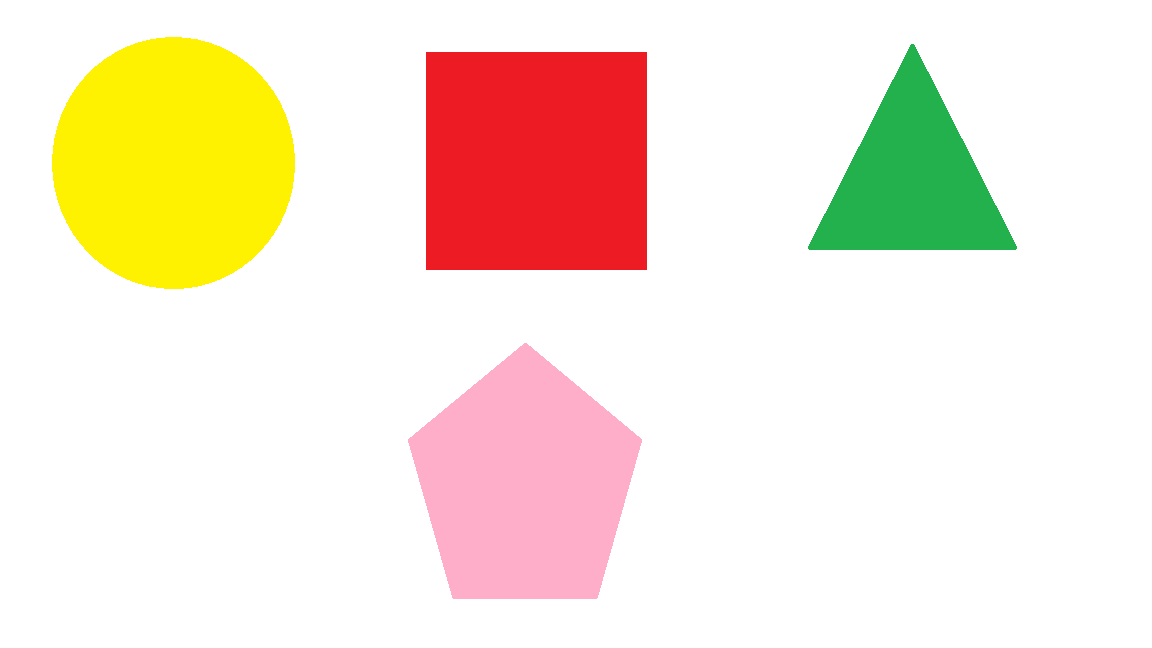
#> input picture InternshipProject/Image/AMAS/allshapecolor.png, 1152 x 648 px
$ python filter_color.py
#> lines starting #> are read from the running program, lines starting #| are printed output that depends on the picture; after the words box and inside, x2 and y2 are one past the last pixel; in counts of white or black regions, pixels touching at a corner belong together
import cv2
import numpy as np
def filter_colors(image):
	white_threshold = 110#130
	lower_white = np.array([white_threshold, white_threshold, white_threshold])
	upper_white = np.array([255, 255, 255])
	white_mask = cv2.inRange(image, lower_white, upper_white)
	white_image = cv2.bitwise_and(image, image, mask=white_mask)
	return white_image
def nothing(x):
    pass

img = cv2.imread("allshapecolor.png")
#> img is the input picture: shape (648, 1152, 3); mean B, G, R 216.1, 232.7, 247.3
# img = cv2.imread("test.jpeg")

img_canny =cv2.Canny(img,100,200)
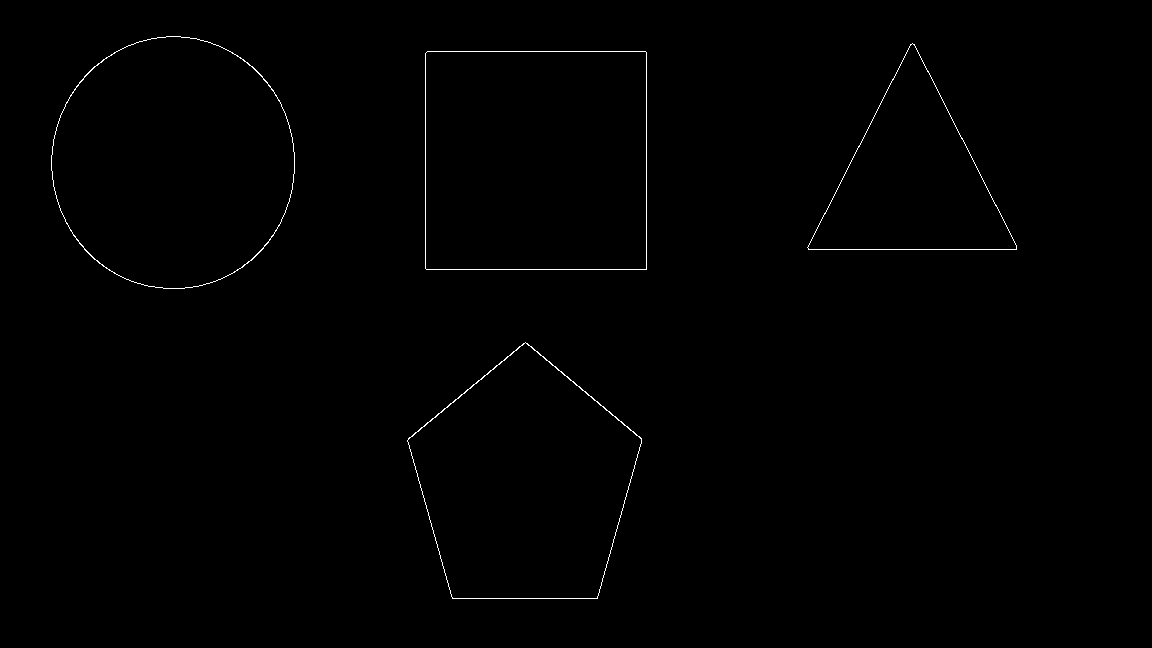
#> img_canny: shape (648, 1152); 0.42% white in thin lines or dots, all inside (x1, y1, x2, y2) = (51, 36, 1017, 599)
white_threshold = 110#130
lower_white = np.array([white_threshold, white_threshold, white_threshold])
upper_white = np.array([255, 255, 255])
white_mask = cv2.inRange(img, lower_white, upper_white)
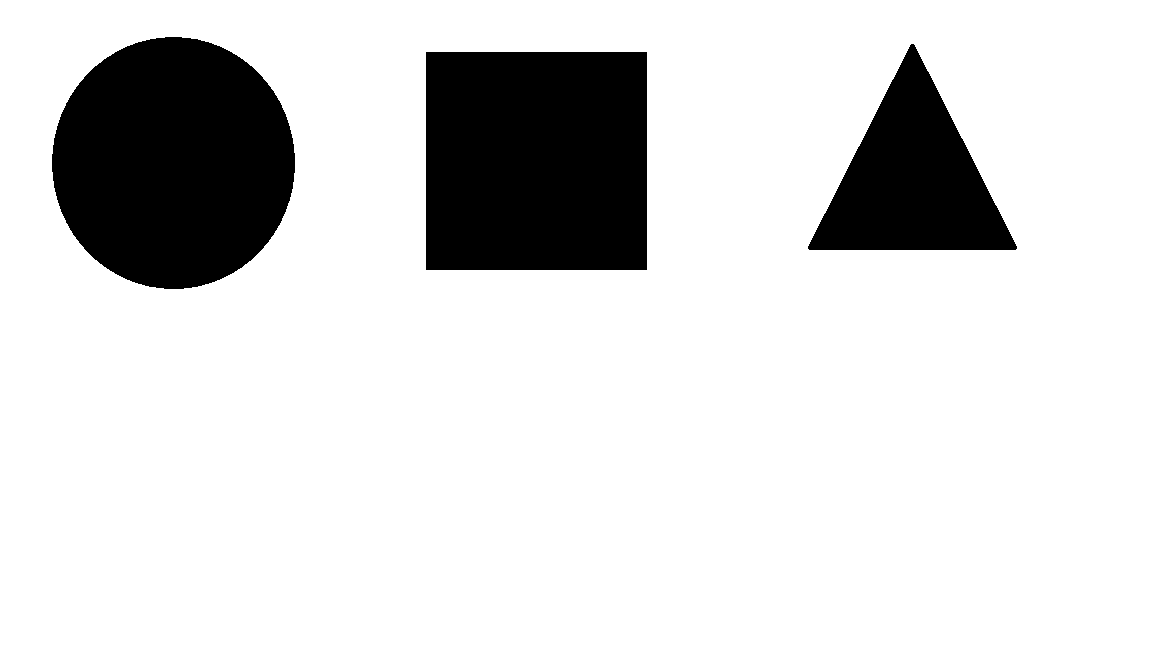
#> white_mask: shape (648, 1152); 84.1% white; 3 black regions, box (x1, y1, x2, y2) and area: (426, 52, 647, 270) 48178, (52, 37, 295, 289) 48037, (808, 44, 1017, 250) 22152
white_image = cv2.bitwise_and(img, img, mask=white_mask)
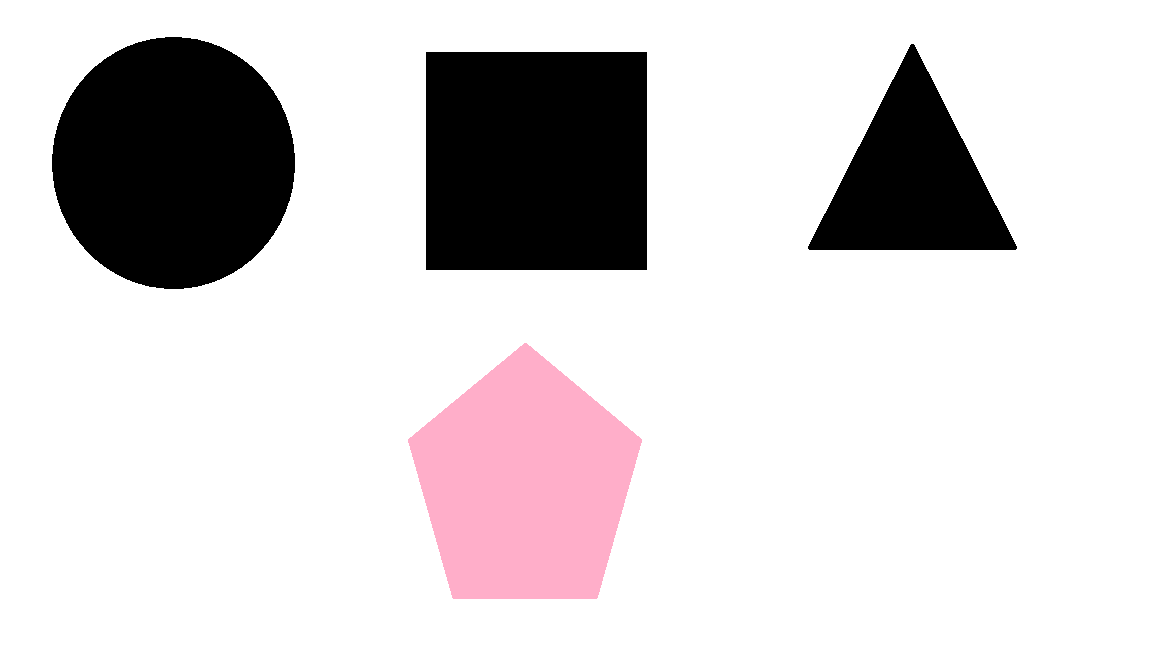
#> white_image: shape (648, 1152, 3); mean B, G, R 211.6, 210, 214.6

img_filter = white_image
cv2.imshow("Original",img)
cv2.imshow("imgfilter",img_filter)
cv2.createTrackbar('threshold1','imgfilter',0,255,nothing)
cv2.createTrackbar('threshold2','imgfilter',0,255,nothing)
cv2.createTrackbar('threshold3','imgfilter',0,255,nothing)
cv2.createTrackbar('threshold4','imgfilter',0,255,nothing)
cv2.createTrackbar('threshold5','imgfilter',0,255,nothing)
cv2.createTrackbar('threshold6','imgfilter',0,255,nothing)
while(1):
    cv2.imshow("Original",img)
    cv2.imshow("imgfilter",img_filter)

    white_threshold = cv2.getTrackbarPos('threshold1', 'imgfilter')
    thres2 =  cv2.getTrackbarPos('threshold2', 'imgfilter')
    thres3 =  cv2.getTrackbarPos('threshold3', 'imgfilter')
    thres4 =  cv2.getTrackbarPos('threshold4', 'imgfilter')
    thres5 =  cv2.getTrackbarPos('threshold5', 'imgfilter')
    thres6 =  cv2.getTrackbarPos('threshold6', 'imgfilter')

    lower_white = np.array([white_threshold,thres2,thres3])
    upper_white = np.array([thres4,thres5,thres6])

    white_mask = cv2.inRange(img, lower_white, upper_white)
#> white_mask: shape (648, 1152); every value is 0
    white_image = cv2.bitwise_and(img, img, mask=white_mask)
#> white_image: shape (648, 1152, 3); every value is 0
    img_filter = white_image
    k = cv2.waitKey(30)
#> (key Esc is pressed here)
    if k == 27:
        break

$ run again, with InternshipProject/Image/AMAS/allshape.png copied over InternshipProject/Image/AMAS/allshapecolor.png
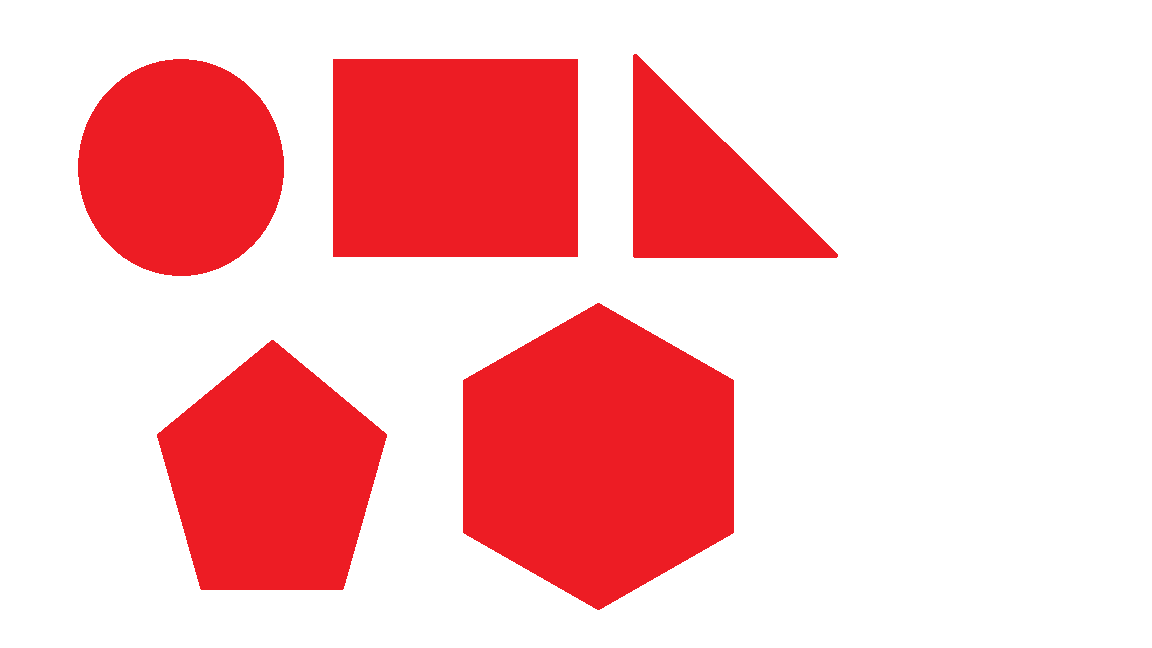
#> input picture InternshipProject/Image/AMAS/allshape.png, 1152 x 648 px
#> img is the input picture: shape (648, 1152, 3); mean B, G, R 194.1, 191.9, 250
#> `img_canny =cv2.Canny(img,100,200)`:
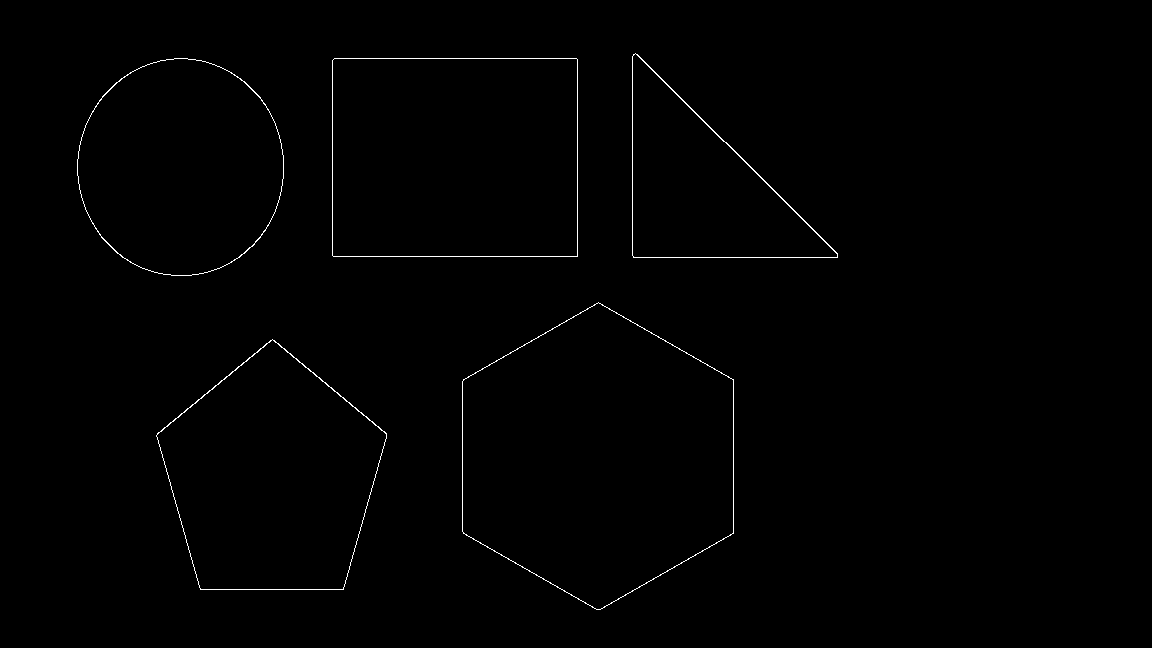
#> img_canny: shape (648, 1152); 0.56% white in thin lines or dots, all inside (x1, y1, x2, y2) = (77, 53, 838, 610)
#> `white_mask = cv2.inRange(img, lower_white, upper_white)`:
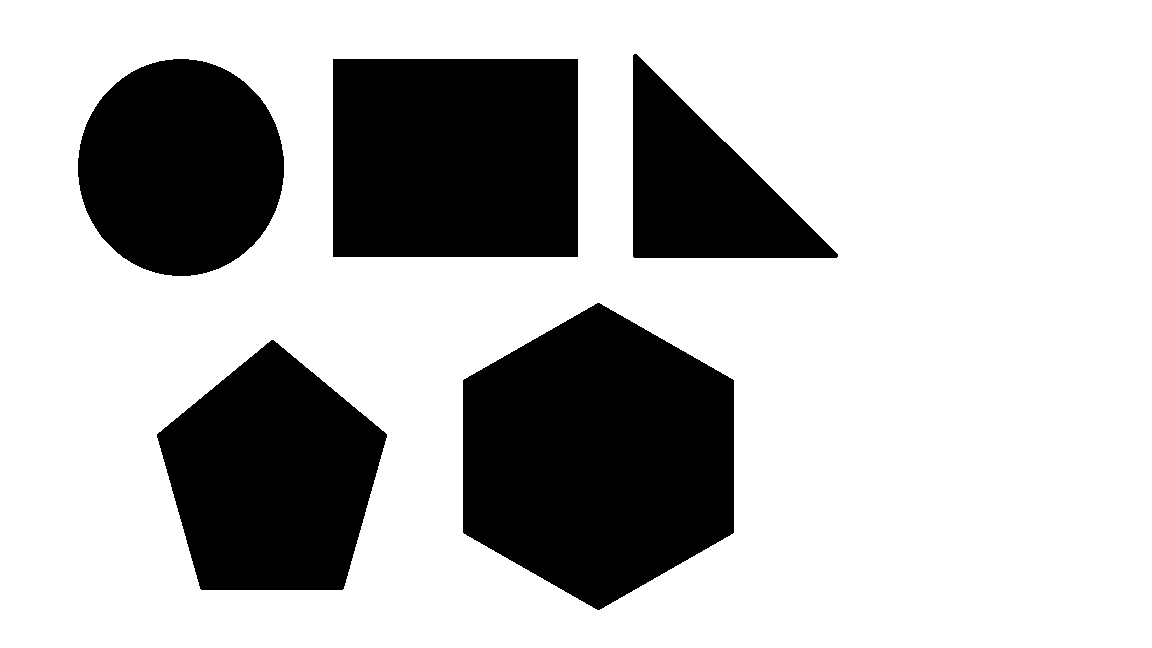
#> white_mask: shape (648, 1152); 72.2% white; 5 black regions, box (x1, y1, x2, y2) and area: (463, 303, 734, 610) 62407, (333, 59, 578, 257) 48510, (157, 340, 387, 590) 40005, (78, 59, 284, 276) 35059, (633, 54, 838, 258) 21629
